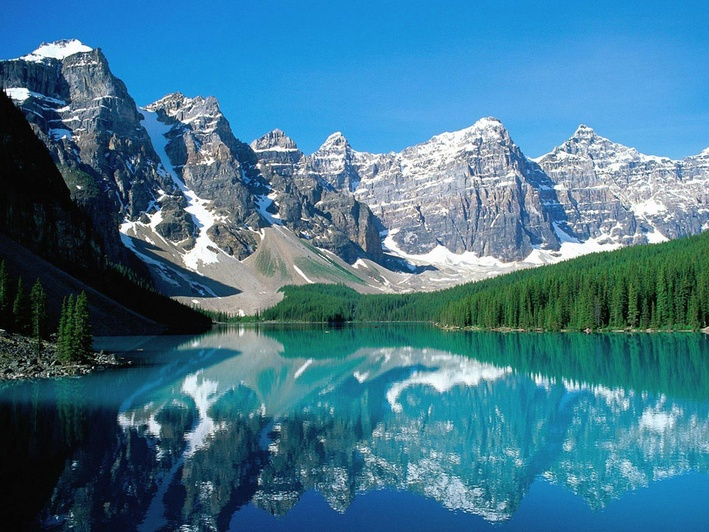
#> input picture C2_Lab_5/scene.jpg, 709 x 532 px, shrunk from 1024 x 768 before the run
$ jupyter execute IIT2019173_C2_Lab5.ipynb
#> lines starting #> are read from the running program, lines starting #| are printed output that depends on the picture; after the words box and inside, x2 and y2 are one past the last pixel; in counts of white or black regions, pixels touching at a corner belong together; long printed decimals are rounded
# IIT2019173

[cell 1]
import numpy as np
import matplotlib.pyplot as plt
import os
import pywt
from matplotlib import image as Image
import cv2
import math

# Wavelet decomposition

[cell 2]
img = Image.imread('scene.jpg')
#> img is the input picture: shape (532, 709, 3); mean R, G, B 64.6, 117.8, 142.5
mea = np.mean(img, -1);
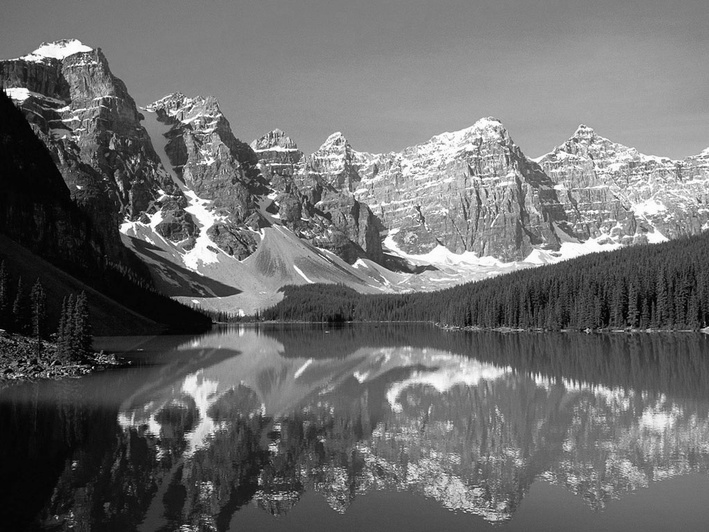
#> mea: shape (532, 709) float64; min 0, max 255, mean 108.3
n = 2
w = 'db1'
coeff = pywt.wavedec2(mea,wavelet=w,level=n)
#> coeff = 3 items
coeff[0] /= np.abs(coeff[0]).max()

for dl in range(n):
    coeff[dl + 1] = [d/np.abs(d).max() for d in coeff[dl + 1]]

arr, coeff_slices = pywt.coeffs_to_array(coeff)
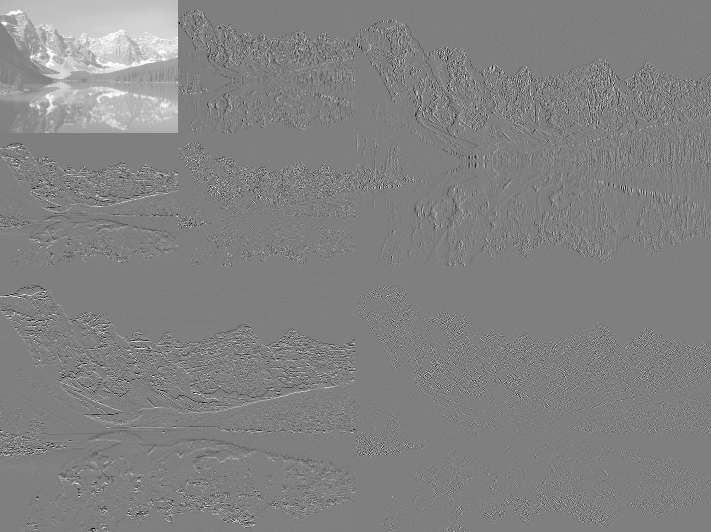
#> arr: shape (532, 711) float64; min -1, max 1, mean 0.0268; drawn with min black and max white
#> coeff_slices = 3 items
plt.imshow(arr,cmap='gray',vmin=-0.20,vmax=0.80)
plt.show()

# Decompression

[cell 3]
n = 4
w = 'db1'
coeff = pywt.wavedec2(mea,wavelet=w,level=n)
#> coeff = 5 items
coeff_arr, coeff_slices = pywt.coeffs_to_array(coeff)
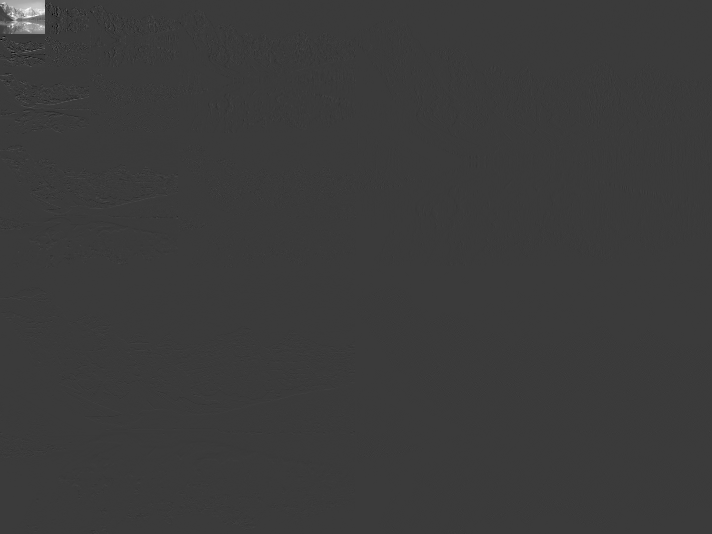
#> coeff_arr: shape (534, 712) float64; min -1124.1, max 3726.9, mean 6.9; drawn with min black and max white
#> coeff_slices = 5 items
Csort = np.sort(np.abs(coeff_arr.reshape(-1)))

for k in (0.5, 0.05, 0.005):
    thresh = Csort[int(np.floor((1-k)*len(Csort)))]
    ind = np.abs(coeff_arr) > thresh
    Cfilt = coeff_arr * ind
    coeffs_filt = pywt.array_to_coeffs(Cfilt,coeff_slices,output_format='wavedec2')
    Temp = pywt.waverec2(coeffs_filt,wavelet=w)
    plt.figure()
    plt.imshow(Temp.astype('uint8'),cmap='gray')
    plt.savefig('fig_'+str(k)+'.jpg', dpi=300, bbox_inches='tight')
    plt.axis('off')
    plt.title('keep = ' + str(k))
#> this loop made 3 passes
#> thresh on passes 1 to 3: 3.33, 47.5, 250.3
#> pass 1, `ind = np.abs(coeff_arr) > thresh`:
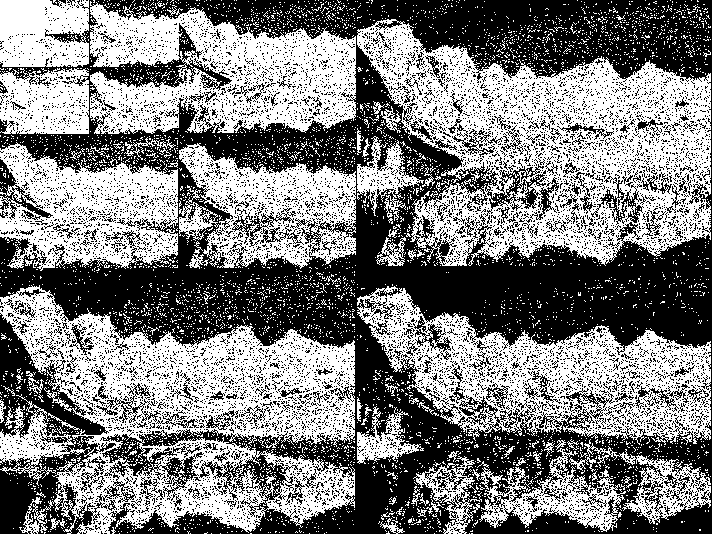
#> ind: shape (534, 712) bool; 50% white; 5012 white regions (4927 under 20 px), largest, box (x1, y1, x2, y2) and area: (357, 19, 711, 266) 41659, (0, 285, 355, 534) 39465, (357, 286, 711, 445) 22840
#> pass 1, `plt.savefig('fig_'+str(k)+'.jpg', dpi=300, bbox_inches='tight')`:
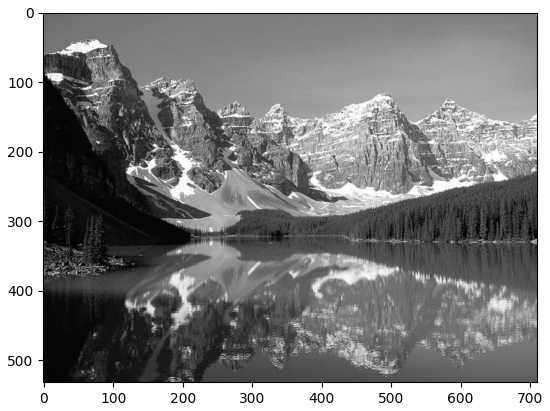
#> figure drawn by matplotlib, 1 panel
#> pass 2, `ind = np.abs(coeff_arr) > thresh`:
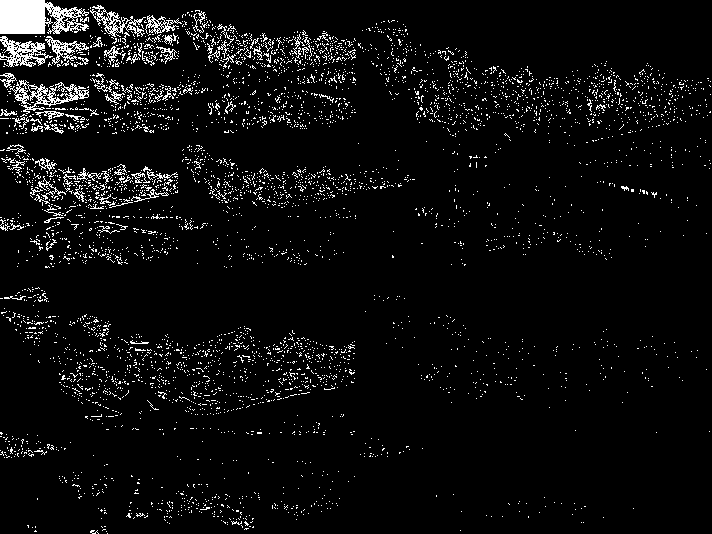
#> ind: shape (534, 712) bool; 5% white in thin lines or dots
#> after the loop:
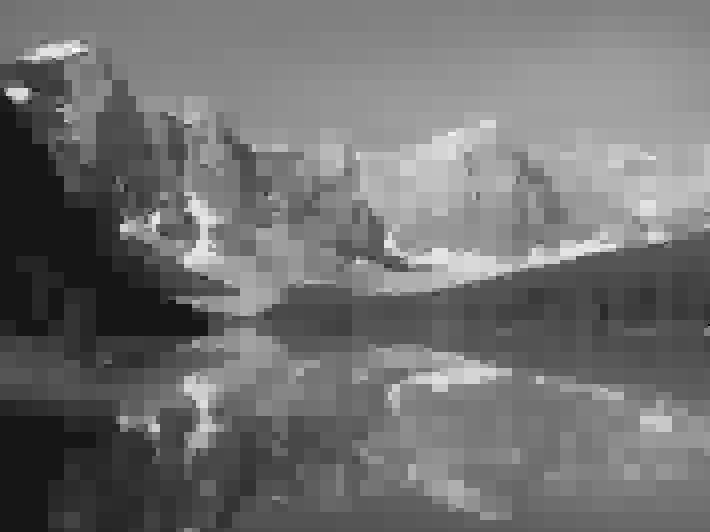
#> Temp: shape (532, 710) float64; min -27.37, max 277.6, mean 107.7; drawn with min black and max white
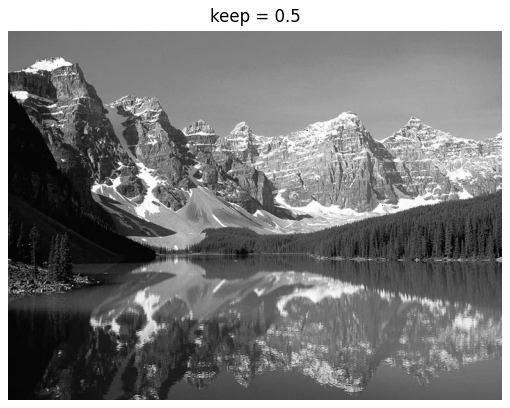
#> figure drawn by matplotlib, 1 panel
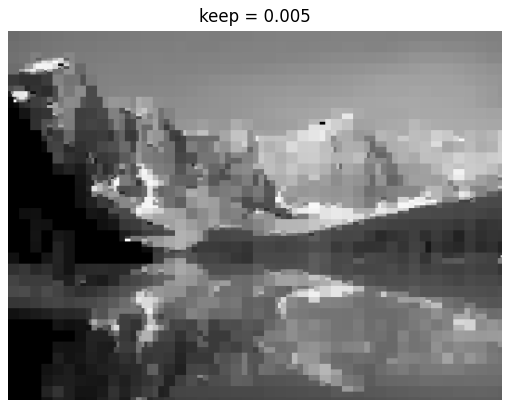
#> figure drawn by matplotlib, 1 panel

# RMS error calculation

[cell 4]
original = cv2.imread('scene.jpg')
uncompressed = cv2.imread('fig_0.005.jpg')
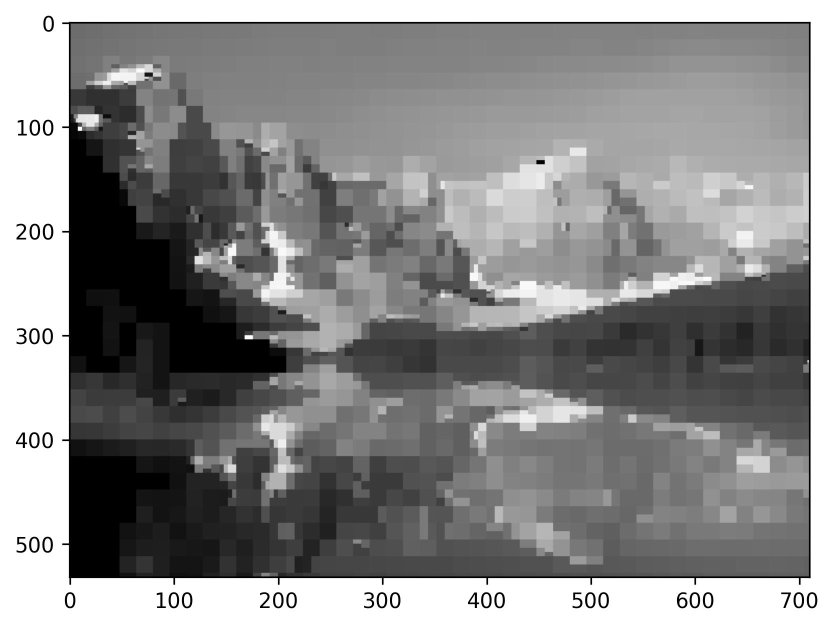
#> uncompressed: shape (1255, 1668, 3) (shown at 1/2 size); min 0, max 255, mean 136.6
m,n,p = original.shape
#> m = 532; n = 709; p = 3

sum = 0
for i in range(m):
    for j in range(n):
        for k in range(p):
            sum = sum + ((original[i,j,k] - uncompressed[i,j,k])*(original[i,j,k] - uncompressed[i,j,k]))
#> after the loop, sum = 121576874
sum = sum/(m*n*p)
#> sum = 107.4
print('RMS error:',math.sqrt(sum))
#| RMS error: 10.365

$ run again, with C2_Lab_5/fig_0.05.jpg copied over C2_Lab_5/scene.jpg
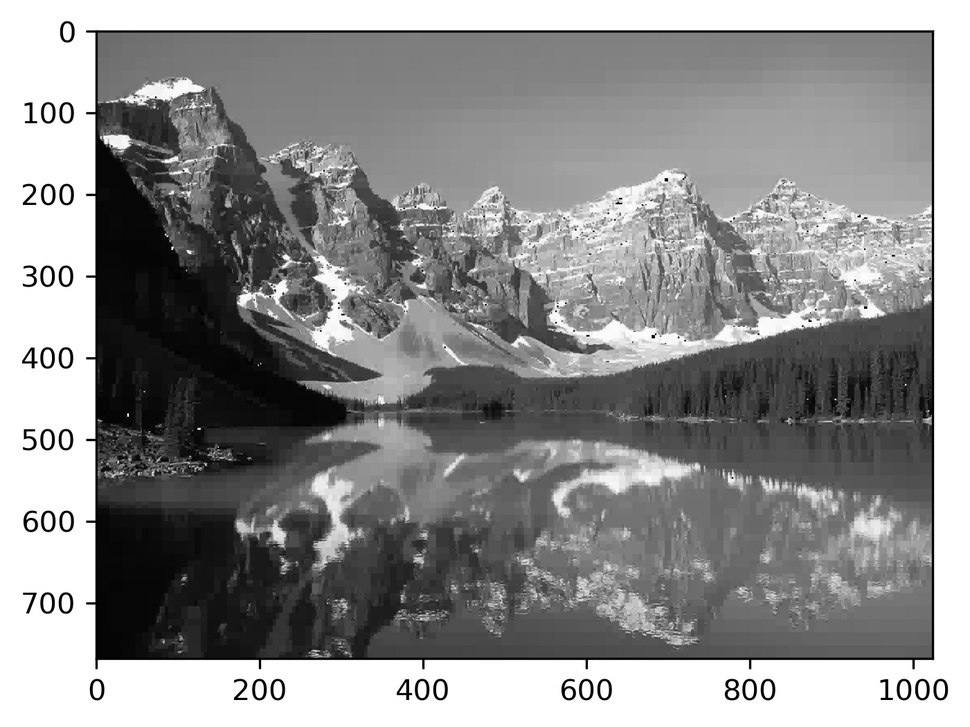
#> input picture C2_Lab_5/fig_0.05.jpg, 970 x 727 px, shrunk from 1401 x 1050 before the run
#> img is the input picture: shape (727, 970, 3); min 0, max 255, mean 141.8
#> `coeff = pywt.wavedec2(mea,wavelet=w,level=n)`: coeff = 3 items
#> `coeff = pywt.wavedec2(mea,wavelet=w,level=n)`: coeff = 5 items
#> the loop `for k in (0.5, 0.05, 0.005):` made 3 passes
#> thresh on passes 1 to 3: 0.5, 38.5, 411.9
#> pass 1, `ind = np.abs(coeff_arr) > thresh`:
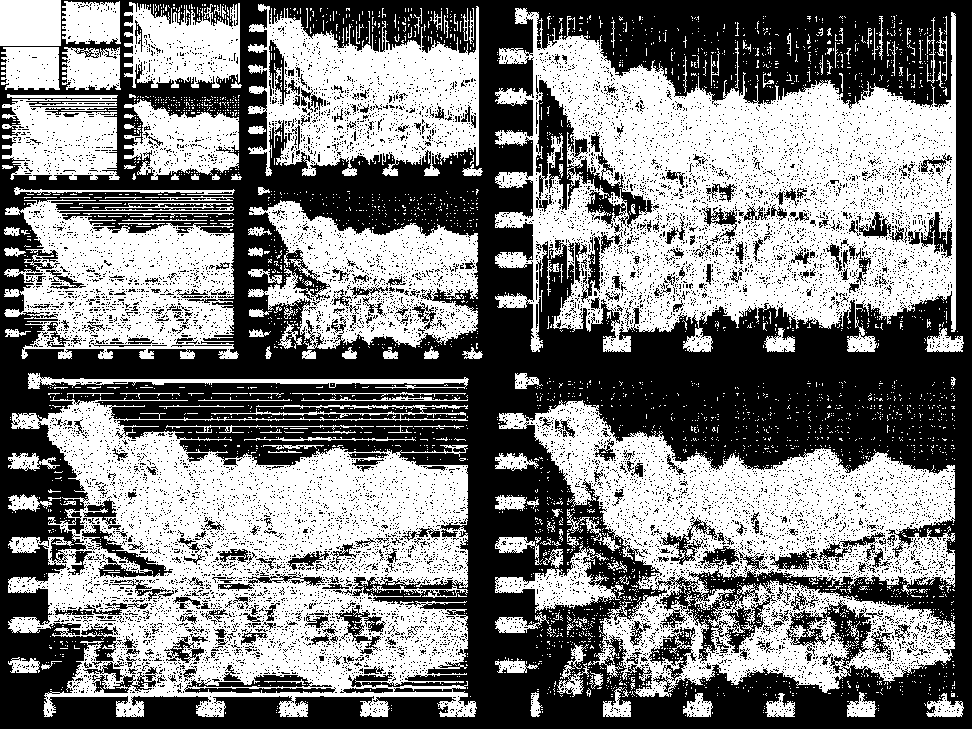
#> ind: shape (729, 972) bool; 49.3% white; 3513 white regions (3341 under 20 px), largest, box (x1, y1, x2, y2) and area: (495, 8, 956, 352) 85067, (8, 396, 477, 717) 82703, (499, 400, 955, 697) 57300
#> `uncompressed = cv2.imread('fig_0.005.jpg')`:
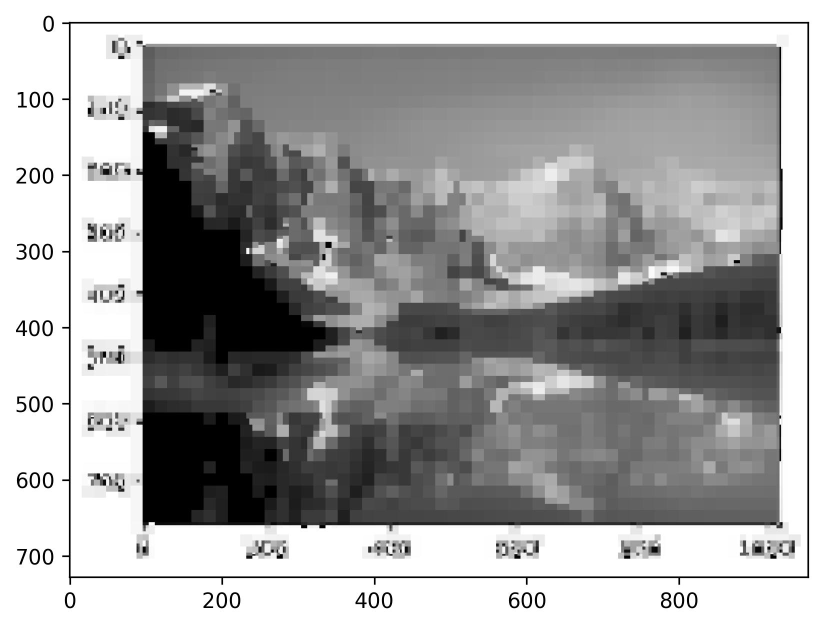
#> uncompressed: shape (1255, 1646, 3) (shown at 1/2 size); min 0, max 255, mean 160.3
#> after the loop `for i in range(m):`: sum = 180356376
#> `sum = sum/(m*n*p)`: sum = 85.25
#| RMS error: 9.233
